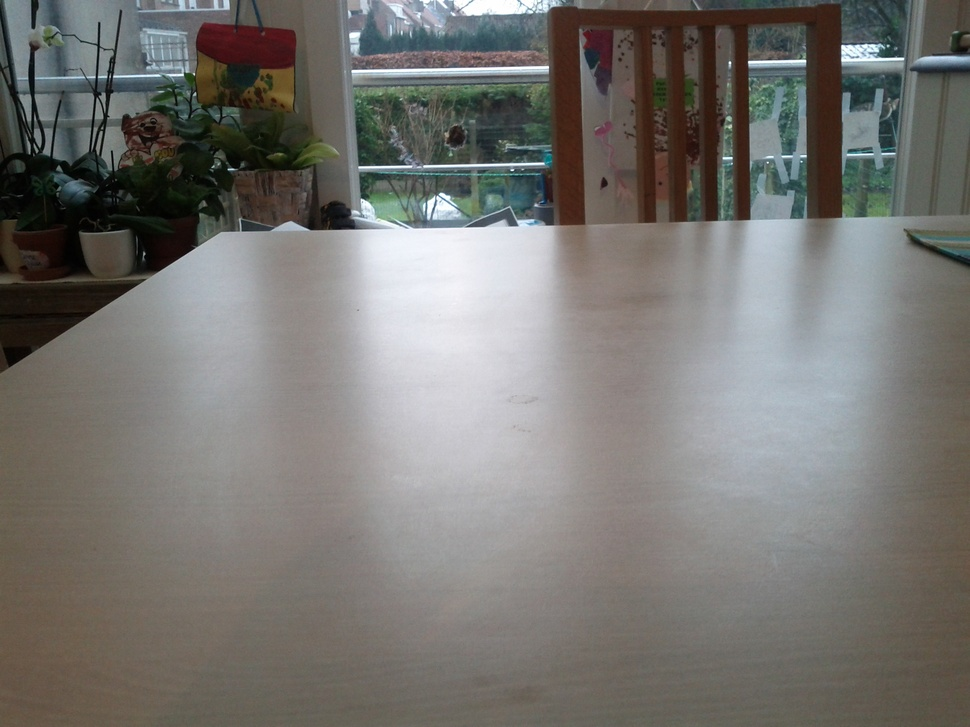
//> input picture books/Learning_OpenCV/Chapter05/exercises/coffee_cup1.jpg, 970 x 727 px, shrunk from 2560 x 1920 before the run
$ ./example5-04 100 1 1 3 2 exercises/coffee_cup1.jpg   (built with g++ and OpenCV 4)
//> lines starting //> are read from the running program, lines starting //| are printed output that depends on the picture; after the words box and inside, x2 and y2 are one past the last pixel; in counts of white or black regions, pixels touching at a corner belong together
//      ./adaptThresh 15 1 1 71 15 adrian.jpg
// Example 5-4. Threshold versus adaptive threshold
// Compare thresholding with adaptive thresholding
// CALL:
// ./adaptThreshold Threshold 1binary 1adaptivemean \
//                    blocksize offset filename
//

#include <cv.h>
#include <highgui.h>
#include <math.h>

IplImage *Igray=0, *It = 0, *Iat;

int main( int argc, char** argv )
{
    if (argc != 7) { return -1; }

    // Command line.
    double threshold = (double) atof(argv[1]);
    int threshold_type = atoi(argv[2]) ?
             CV_THRESH_BINARY : CV_THRESH_BINARY_INV;
    int adaptive_method = atoi(argv[3]) ?
             CV_ADAPTIVE_THRESH_MEAN_C : CV_ADAPTIVE_THRESH_GAUSSIAN_C;
    int block_size = atoi(argv[4]);
    double offset = (double) atof(argv[5]);

    // Read in gray image.
    if ( ( Igray = cvLoadImage(argv[6], CV_LOAD_IMAGE_GRAYSCALE) ) == 0 ) {
        return -1;
    }
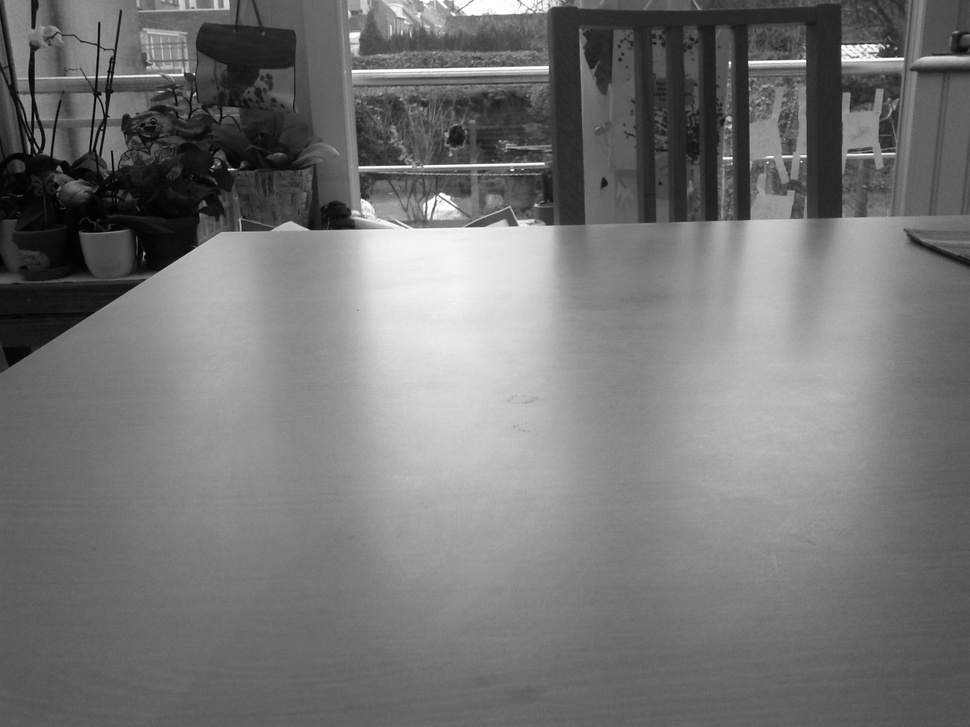
//> Igray: 727 rows x 970 cols, CV_8UC1; min 0, max 255, mean 116.9

    // Create the grayscale output images.
    It = cvCreateImage(cvSize(Igray->width,Igray->height),
                         IPL_DEPTH_8U, 1);
    Iat = cvCreateImage(cvSize(Igray->width,Igray->height),
                         IPL_DEPTH_8U, 1);

    // Threshold.
    cvThreshold(Igray, It, threshold, 255, threshold_type);
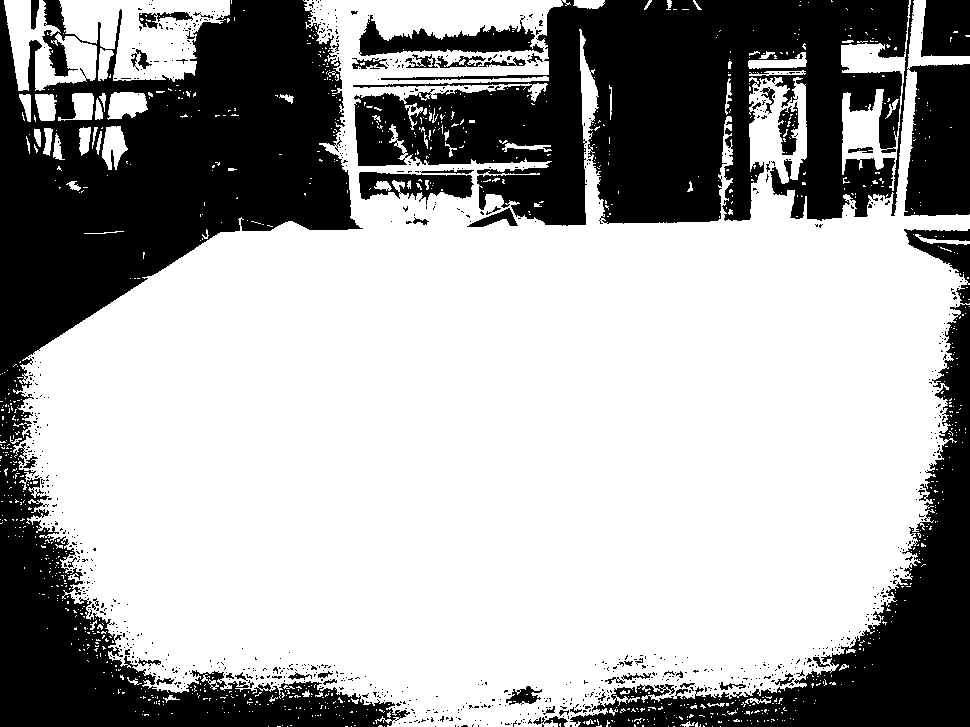
//> It: 727 rows x 970 cols, CV_8UC1; 64.9% white; 899 black regions (844 under 20 px), largest, box (x1, y1, x2, y2) and area: (0, 0, 410, 727) 108316, (353, 0, 970, 226) 87376, (570, 229, 970, 727) 36015
    cvAdaptiveThreshold(Igray, Iat, 255, adaptive_method,
                        threshold_type, block_size, offset);
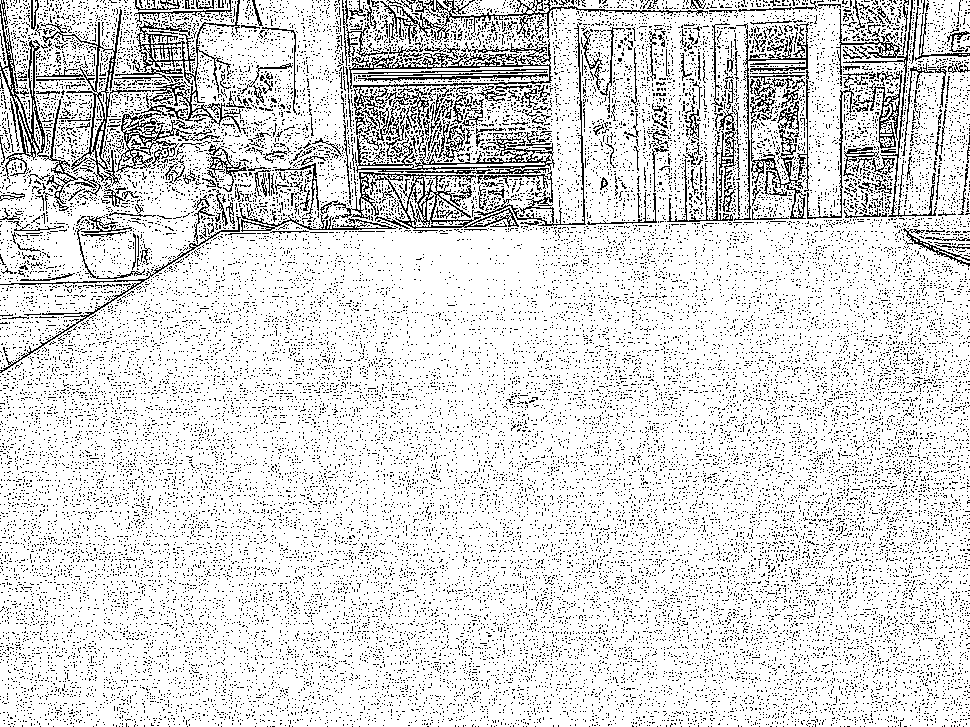
//> Iat: 727 rows x 970 cols, CV_8UC1; 85.5% white; black in thin lines or dots

    // PUT UP 2 WINDOWS.
    cvNamedWindow("Raw", 1);
    cvNamedWindow("Threshold", 1);
    cvNamedWindow("Adaptive Threshold", 1);

    // Show the results.
    cvShowImage("Raw", Igray);
    cvShowImage("Threshold", It);
    cvShowImage("Adaptive Threshold", Iat);
    cvWaitKey(0);

    // Clean up.
    cvReleaseImage(&Igray);
    cvReleaseImage(&It);
    cvReleaseImage(&Iat);
	  cvDestroyWindow("Raw");
	  cvDestroyWindow("Threshold");
	  cvDestroyWindow("Adaptive Threshold");
	  return(0);
}

$ run again, on books/Learning_OpenCV/Chapter05/exercises/coffee_pot2.jpg
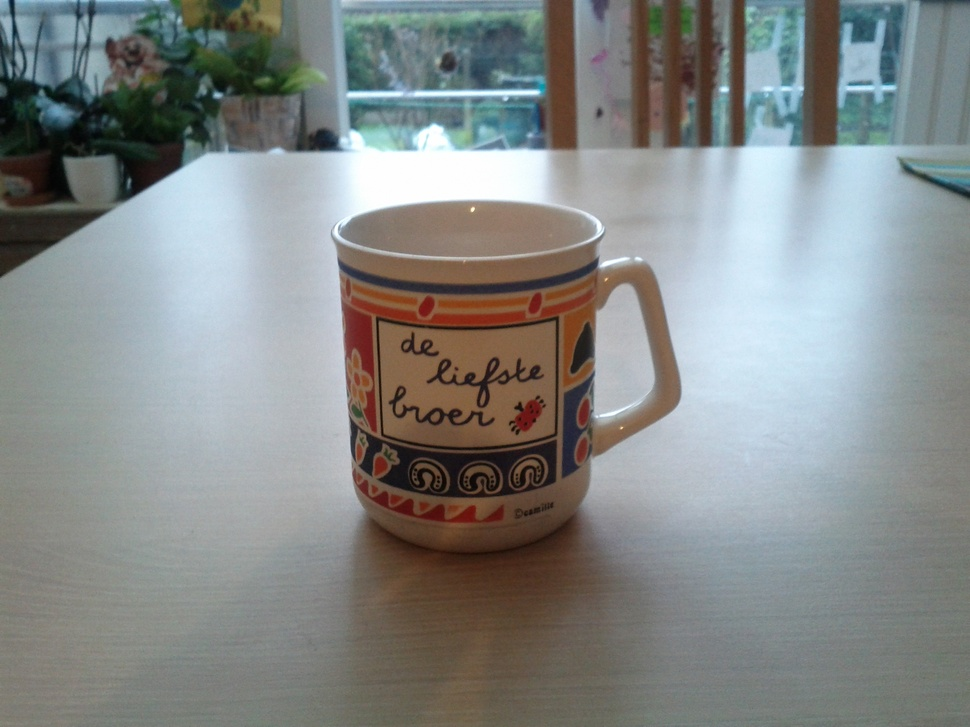
//> input picture books/Learning_OpenCV/Chapter05/exercises/coffee_pot2.jpg, 970 x 727 px, shrunk from 2560 x 1920 before the run
//> `cvThreshold(Igray, It, threshold, 255, threshold_type);`:
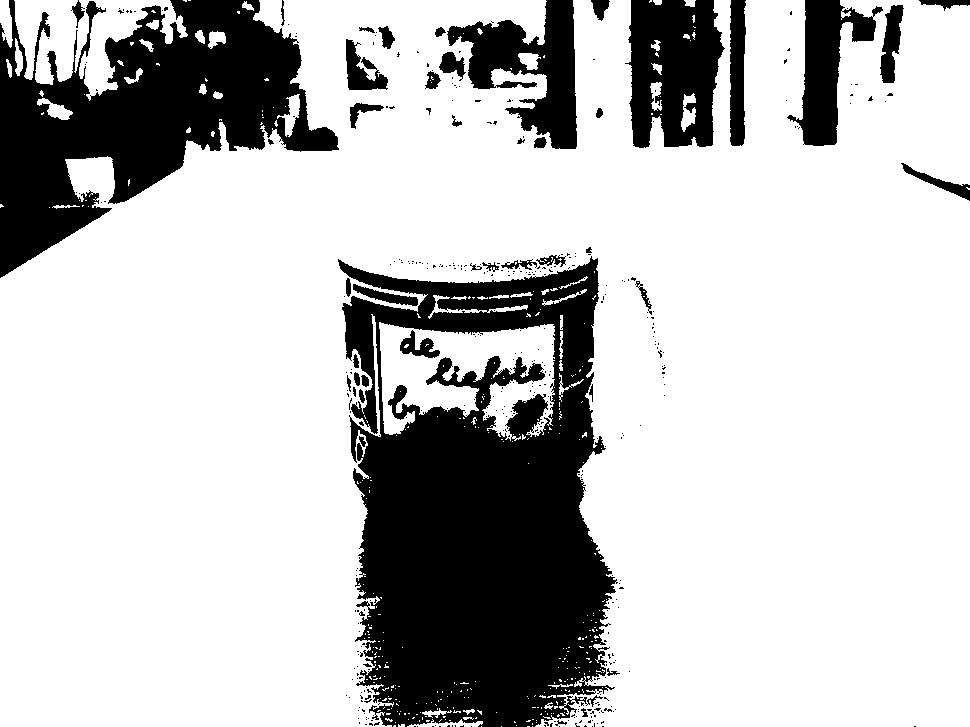
//> It: 727 rows x 970 cols, CV_8UC1; 76.1% white; 397 black regions (353 under 20 px), largest, box (x1, y1, x2, y2) and area: (338, 256, 618, 727) 87768, (0, 0, 339, 278) 44374, (625, 0, 725, 148) 11130
//> `cvAdaptiveThreshold(Igray, Iat, 255, adaptive_method, threshold_type, ..`:
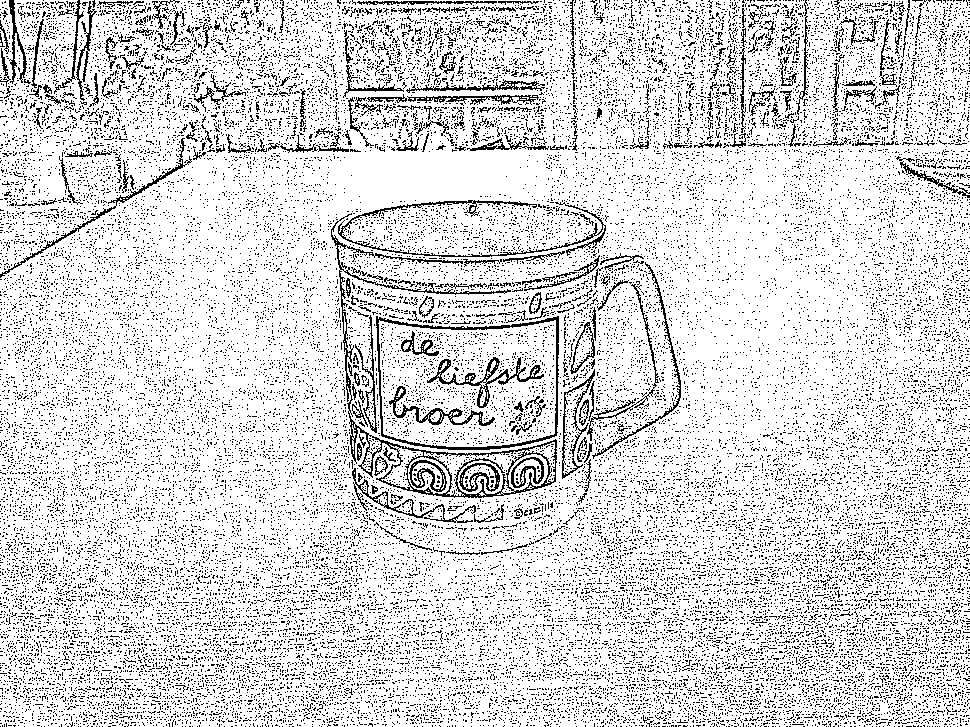
//> Iat: 727 rows x 970 cols, CV_8UC1; 85% white; black in thin lines or dots

$ run again, on books/Learning_OpenCV/Chapter05/exercises/exercise5-04a.jpg
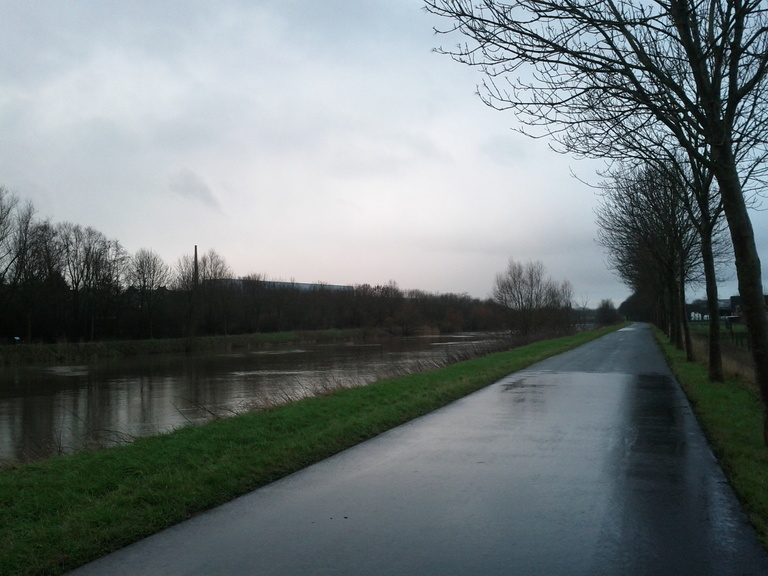
//> input picture books/Learning_OpenCV/Chapter05/exercises/exercise5-04a.jpg, 768 x 576 px
//> `cvThreshold(Igray, It, threshold, 255, threshold_type);`:
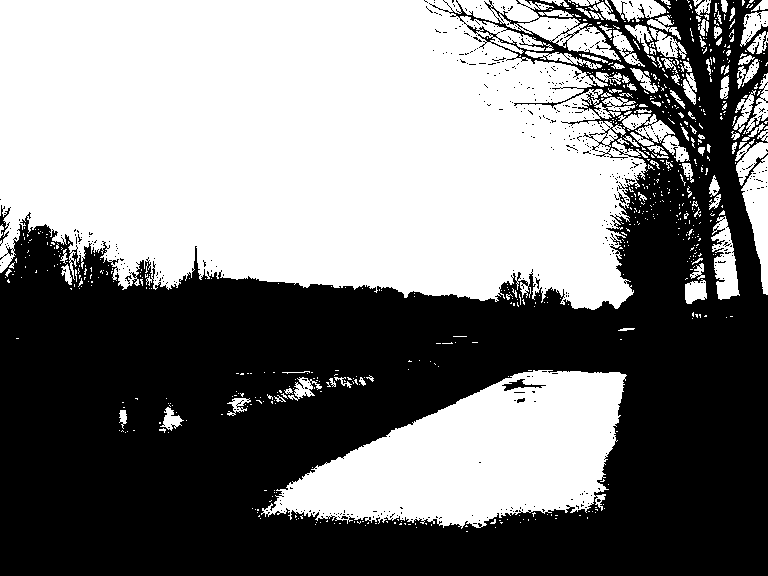
//> It: 576 rows x 768 cols, CV_8UC1; 49.6% white; 702 white regions (596 under 20 px), largest, box (x1, y1, x2, y2) and area: (0, 0, 690, 310) 168571, (261, 370, 627, 529) 34152, (741, 155, 768, 295) 1936
//> `cvAdaptiveThreshold(Igray, Iat, 255, adaptive_method, threshold_type, ..`:
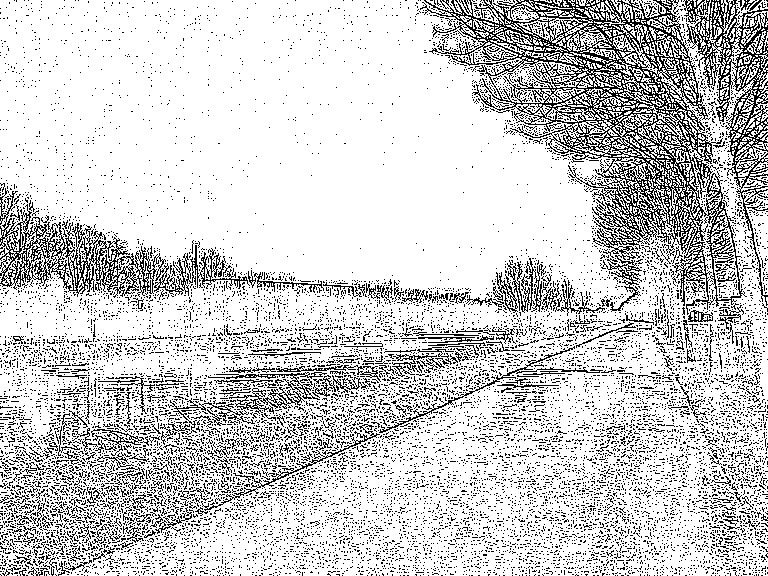
//> Iat: 576 rows x 768 cols, CV_8UC1; 80.7% white; black in thin lines or dots
